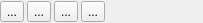
<?xml version="1.0" encoding="UTF-8"?>
<ui version="4.0">
 <class>TimelineHeaderToolBar</class>
 <widget class="QWidget" name="TimelineHeaderToolBar">
  <property name="geometry">
   <rect>
    <x>0</x>
    <y>0</y>
    <width>203</width>
    <height>23</height>
   </rect>
  </property>
  <property name="windowTitle">
   <string>Form</string>
  </property>
  <layout class="QHBoxLayout" name="horizontalLayout">
   <property name="spacing">
    <number>3</number>
   </property>
   <property name="leftMargin">
    <number>0</number>
   </property>
   <property name="topMargin">
    <number>0</number>
   </property>
   <property name="rightMargin">
    <number>0</number>
   </property>
   <property name="bottomMargin">
    <number>0</number>
   </property>
   <item>
    <widget class="QToolButton" name="m_addButton">
     <property name="text">
      <string>...</string>
     </property>
    </widget>
   </item>
   <item>
    <widget class="QToolButton" name="m_playButton">
     <property name="text">
      <string>...</string>
     </property>
    </widget>
   </item>
   <item>
    <widget class="QToolButton" name="m_stopButton">
     <property name="text">
      <string>...</string>
     </property>
    </widget>
   </item>
   <item>
    <widget class="QToolButton" name="m_restartButton">
     <property name="text">
      <string>...</string>
     </property>
    </widget>
   </item>
   <item>
    <spacer name="horizontalSpacer">
     <property name="orientation">
      <enum>Qt::Horizontal</enum>
     </property>
     <property name="sizeHint" stdset="0">
      <size>
       <width>40</width>
       <height>20</height>
      </size>
     </property>
    </spacer>
   </item>
  </layout>
 </widget>
 <resources/>
 <connections/>
</ui>
